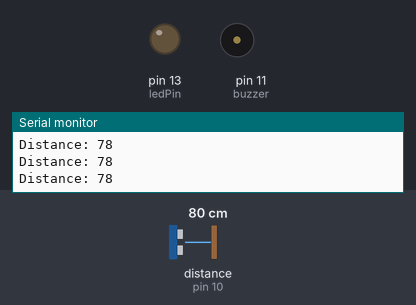
Bench run of a sketch on a simulated Arduino Uno, built with avr-gcc and run on an emulated ATmega328P. Parts: output pins drawn as LEDs (lit = HIGH), buzzer (waves = sounding), the last lines printed to the serial monitor. Wiring (inferred from the names in the program): ultrasonic range finder: trigger pin 9; echo pin 10. The test bench sets the inputs (shaded band); at power-on: distance to the obstacle (sensor on pin 10) 80 cm. The echo pulse lasts 58.3 µs per cm; pins used as bus, display or sensor lines are not drawn.

Above: at 1.2 s.
1.3 s: distance to the obstacle (sensor on pin 10) set to 13 cm
2.8 s: distance to the obstacle (sensor on pin 10) set to 10 cm
At 3.1 s:
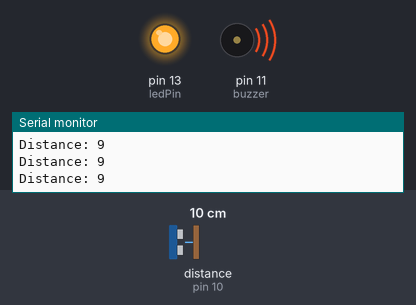
4.3 s: distance to the obstacle (sensor on pin 10) set to 18 cm
At 5.5 s:
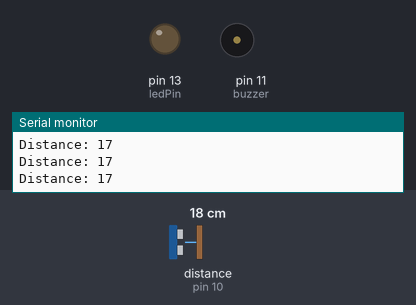
Timing chart, 0 to 7.3 s (numbered marks = the images above; inputs shaded):
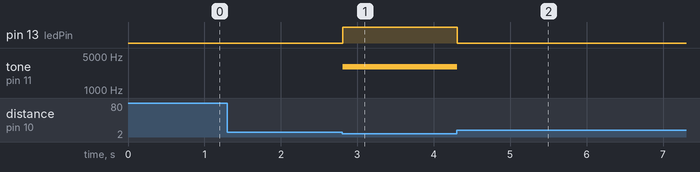

Measured:
- the behaviour switches between 12 and 11 cm on distance to the obstacle (sensor on pin 10) (found by bisection; images 0 and 1)
- after the input at 2.8 s, pin 13 (ledPin): LOW → HIGH at once; tone on pin 11 (buzzer): silent → 3000 Hz at once
- after the input at 4.3 s, pin 13 (ledPin): HIGH → LOW at once; tone on pin 11 (buzzer): 3000 Hz → silent at once

The sketch:

main.ino
```cpp
// defines pins numbers
const int trigPin = 9;
const int echoPin = 10;
const int buzzer = 11;
const int ledPin = 13;

// defines variables
long duration;
int distance;
int safetyDistance;


void setup() {
  pinMode(trigPin, OUTPUT); // Sets the trigPin
  pinMode(echoPin, INPUT); // Sets the echoPin
  pinMode(buzzer, OUTPUT);
  pinMode(ledPin, OUTPUT);
  Serial.begin(9600); // Starts the serial communication
}


void loop() {
  // Clears the trigPin
  digitalWrite(trigPin, LOW);
  delayMicroseconds(2);

  // Sets the trigPin on HIGH state for 10 micro seconds
  digitalWrite(trigPin, HIGH);
  delayMicroseconds(10);
  digitalWrite(trigPin, LOW);


  // Reads the echoPin, returns the sound wave travel time in microseconds
  duration = pulseIn(echoPin, HIGH);

  // Calculating the distance
  distance= (duration/2)*0.034;

  safetyDistance = distance;
  if (safetyDistance <=10){
    tone(buzzer,3000);
    digitalWrite(ledPin, HIGH);
  }
  else{
    noTone(buzzer);
    digitalWrite(ledPin, LOW);
  }

  // Prints the distance on the Serial Monitor
  Serial.print("Distance: ");
  Serial.println(distance);
}
```
